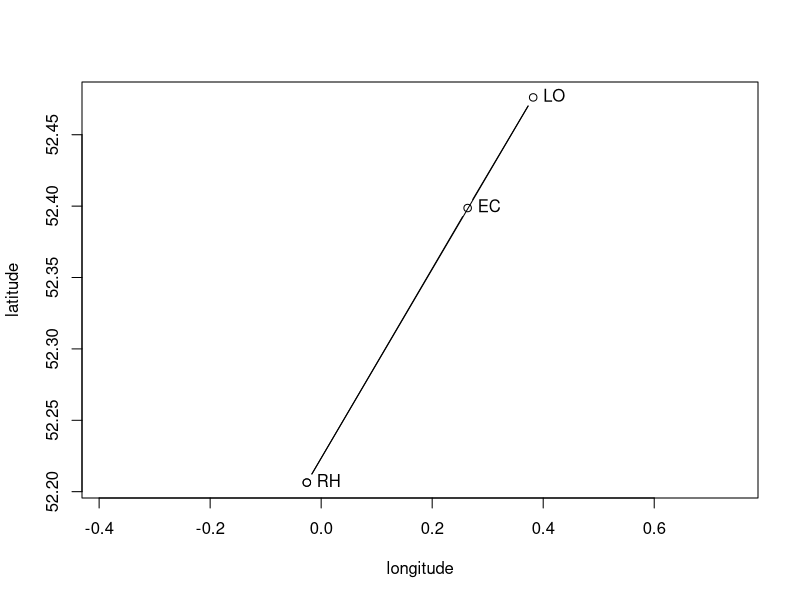
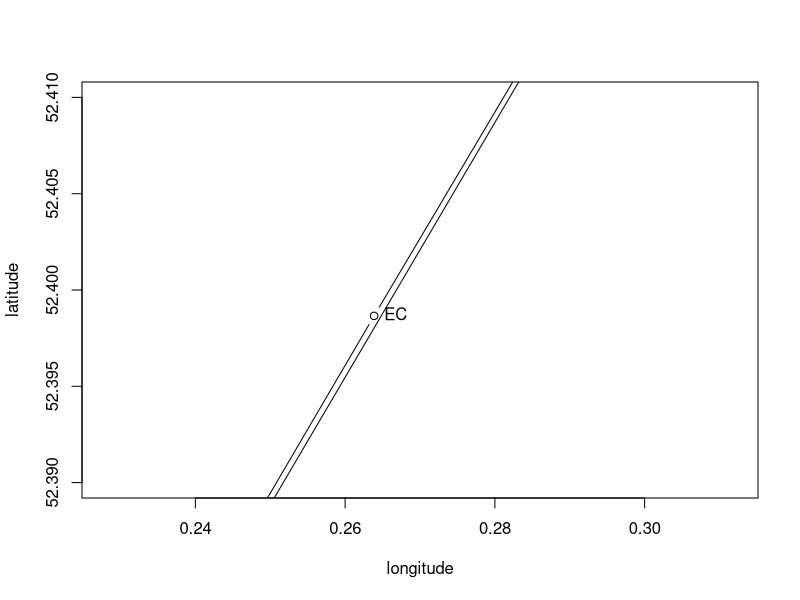

Here is the R script that generated these plots, in order:
## ---- chunk 1
knitr::opts_chunk$set(echo = TRUE)
## ---- chunk 2
gcd <- function(pos1,pos2){  # great circle distance
  dphi <- pos1[1]-pos2[1]
  phis <- pos1[1]
  phif <- pos2[1]
  dlam <- pos1[2]-pos2[2]
  2*asin(sqrt((sin(dphi/2))^2 + cos(phis)*cos(phif)*(sin(dlam/2))^2))
}
## ---- chunk 3
RH  <- c(phi=52.206275, lambda= -0.025892)  # deg N & E (front door)
RH  <- c(phi=52.206367, lambda=  -0.025846)
EC  <- c(phi=52.398657, lambda=  0.263873)  # Centre of Ely Cath octagon
LO  <- c(phi=52.476138, lambda=  0.381944)  # Chimneypot on my house at Little Ouse
## ---- chunk 4
LL <- rbind(RH,EC,LO)
latx  <- LL[c(1,2,3,1),1]
longx <- LL[c(1,2,3,1),2]

plot(longx,latx,asp=1/(1-cos(mean(latx*pi/180))),type='b',xlab="longitude",ylab="latitude")
for(i in 1:3){text(LL[i,2],LL[i,1],rownames(LL)[i],pos=4)}

plot(longx,latx,asp=1/(1-cos(mean(latx*pi/180))),type='b',xlab="longitude",ylab="latitude",xlim=c(0.26,0.28),ylim=c(52.39,52.41))
for(i in 1:3){text(LL[i,2],LL[i,1],rownames(LL)[i],pos=4)}
## ---- chunk 5
RH <- RH*pi/180  # Convert to radians
EC <- EC*pi/180
LO <- LO*pi/180
## ---- chunk 6
EC_LO <- gcd(EC,LO)
LO_RH <- gcd(LO,RH)
RH_EC <- gcd(RH,EC)
## ---- chunk 7
gc_dist <- c(EC_LO,LO_RH,RH_EC)
names(gc_dist) <- c("EC_LO","LO_RH","RH_EC")
gc_dist
## ---- chunk 8
sin_a <- sin(EC_LO)
sin_b <- sin(LO_RH)
sin_c <- sin(RH_EC)

cos_a <- cos(EC_LO)
cos_b <- cos(LO_RH)
cos_c <- cos(RH_EC)

RADIUS_OF_EARTH <- 6378000 
## ---- chunk 9
angle1 <- acos((cos_c-cos_a*cos_b)/(sin_a*sin_b))
angle2 <- acos((cos_a-cos_b*cos_c)/(sin_b*sin_c))
angle3 <- acos((cos_b-cos_c*cos_a)/(sin_c*sin_a))

angles <- c(angle1,angle2,angle3)
names(angles) <-  c(
"EC_LO_RH","LO_RH_EC","RH_EC_LO")
angles
## ---- chunk 10
dist <- RADIUS_OF_EARTH*gcd(LO,RH)*c(angle1,angle2)
dist
## ---- chunk 11
(E <- sum(angles) - pi)
(area <- E*RADIUS_OF_EARTH^2)
## ---- chunk 12
(area <- 5.540514e-9*RADIUS_OF_EARTH^2)
## ---- chunk 13
area/1e6  
## ---- chunk 14
2*area/(gcd(LO,RH)*RADIUS_OF_EARTH)
## ---- chunk 15
lambert_distance <- function(p1,p2){
  f <- 1/298.257223563    # WGS-84

  s <- gcd(p1,p2)
  ## *reduced* latitude:
  b1 <- atan((1-f)*tan(p1[1]))
  b2 <- atan((1-f)*tan(p2[1]))

  P <- (b1+b2)/2
  Q <- (b1-b2)/2
  X <- (s-sin(s))* (sin(P)*cos(Q)/cos(s/2))^2
  Y <- (s+sin(s))* (cos(P)*sin(Q)/sin(s/2))^2

  return(s-f*(X+Y)/2)
}

vincenty <- function(p1,p2){ # p1 and p2 are point 1 and point 2, (geodetic) latitude and longitude

  a <- 6378137.0 # equatorial radius from WGS-84   (meters)
  f <- 1/298.257223563 #  WGS-84

  b <- (1-f)*a  # polar radius from WGS-84

  phi1 <- p1[1]  # latitude of p1
  L1 <- p1[2]    # longitude of p1

  phi2 <- p2[1]  # latitude of p2
  L2 <- p2[2]    # longitude of p2

  U1 <- atan((1-f)*tan(phi1))
  U2 <- atan((1-f)*tan(phi2))

  L <- L2-L1
  lambda <- L2-L1  

  for(i in 1:10){
    sinsig <- sqrt(
    (cos(U2)*sin(lambda))^2 + (cos(U1)*sin(U2)-sin(U1)*cos(U2)*cos(lambda))^2)
    cossig <- sin(U1)*sin(U2) + cos(U1)*cos(U2)*cos(lambda)
    sigma <- atan2(sinsig,cossig)

    alpha <- asin(cos(U1)*cos(U2)*sin(lambda)/sin(sigma))
    sigma_m <- acos(cos(sigma) - 2*sin(U1)*sin(U2)/cos(alpha)^2 )/2

    C <- (f/16)*cos(alpha)^2*(4+f*(4-3*cos(alpha)^2))

    lambda <- L - (1-C)*f*sin(alpha) * (sigma + C*sin(sigma)*(cos(2*sigma_m) + C*cos(sigma)*(-1+2*cos(2*sigma_m)^2)))
  #  dput(lambda)

  }
  
  u <- abs(  cos(alpha) * sqrt((a^2-b^2)/b^2)   )
  A <- 1 + u^2/16834*(4096 + u^2*(-768 + u^2*(320-175*u^2)))
  B <- u^2/1024*(256 + u^2*(-128+u^2*(74 - 47*u^2)))
  delta_sigma <- B*sin(sigma)*(cos(2*sigma_m) + B/4*(cos(sigma)*(-1+2*cos(2*sigma_m)^2) - (B/6) *cos(2*sigma_m)*(-3+4*sin(sigma)^2)*(-3+4*cos(2*sigma_m)^2)))
  s <- b*A*(sigma - delta_sigma)

  alpha1 <- atan2(cos(U2)*sin(lambda), +cos(U1)*sin(U2)-sin(U1)*cos(U2)*cos(lambda))
  alpha2 <- atan2(cos(U1)*sin(lambda), -sin(U1)*cos(U2)+cos(U1)*sin(U2)*cos(lambda))
  return(c(alpha1,alpha2,s))
}
## ---- chunk 16
lamb <- c(
 lambert_distance(EC,LO),
 lambert_distance(LO,RH),
 lambert_distance(RH,EC))
names(lamb) <- c("EC_LO","LO_RH","RH_EC")
lamb
## ---- chunk 17
gc_dist
lamb - gc_dist
(lamb - gc_dist)/gc_dist
(lamb - gc_dist) * RADIUS_OF_EARTH
## ---- chunk 18

vincenty(RH,LO)[1]
vincenty(RH,EC)[1]
angles_gcd <- angles
angles_lamb <- c(
  vincenty(LO,EC)[1]-vincenty(LO,RH)[1],
  vincenty(RH,LO)[1]-vincenty(RH,EC)[1],
  vincenty(EC,LO)[1]-vincenty(EC,RH)[1])
names(angles_lamb) <- c("EC_LO_RH","LO_RH_EC","RH_EC_LO")
angles_lamb
rbind(angles_lamb,angles_gcd,diff=angles_lamb - angles_gcd)
